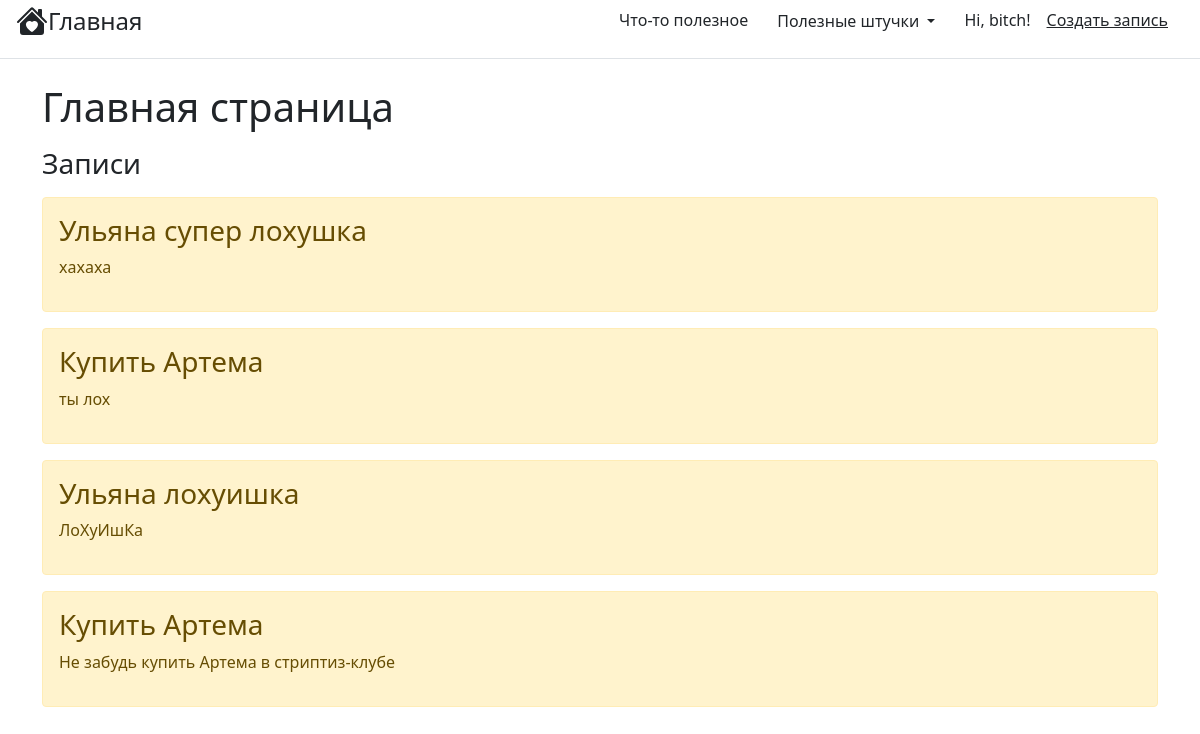
The app's page /, older data.
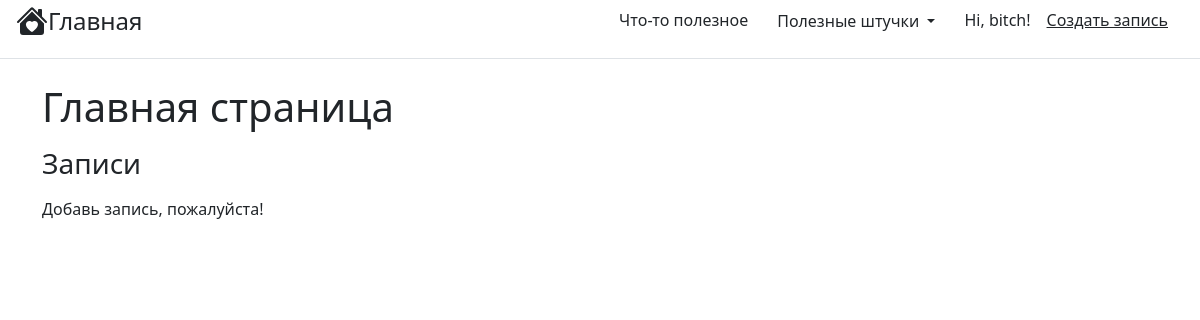
The same page, newer data.
### main/models.py (models this page shows, shortened)
class Task(models.Model):
    title = models.CharField('Лошара', max_length=50)
    task = models.TextField('СуперЛох', max_length=50)
    class Meta():
        verbose_name = "Задача"
        verbose_name_plural = "Задачi"

### main/views.py (the view)
# urls.py: path('', views.index, name='home'),
def index(request):
    tasks = Task.objects.order_by('-id')
    return render(request, 'main/index.html', {'title': 'Ульяна лоХУИшка', 'tasks': tasks})

### main/templates/main/index.html (shortened to what this page needs)
{% extends 'main/base.html' %}
{% block content %}
    <h1>Главная страница</h1>
    <p class="h3 me-3 py-2 text-dark text-decoration-1">Записи</p>
    {% if tasks %}
        {% for el in tasks %}
            <div class="alert alert-warning mt-2">
                <h3>{{ el.title }}</h3>
                <p>{{ el.task }}</p>
            </div>
        {% endfor%}
    {% else %}
        <p>Добавь запись, пожалуйста!</p>
    {% endif%}
{% endblock %}

### main/templates/main/base.html (shortened to what this page needs)
<!doctype html>
<html lang="ru">
<head>
    <link rel="stylesheet" href="https://cdn.jsdelivr.net/npm/bootstrap@5.1.3/dist/css/bootstrap.min.css">
</head>
<body>
     <div class="px-3 d-flex flex-column flex-md-row align-items-center pb-3 mb-4 border-bottom">
      <a href="/" class="d-flex align-items-center text-dark text-decoration-none">
          <span class="fs-4">Главная</span>
      </a>
      <nav class="d-inline-flex mt-2 mt-md-0 ms-md-auto">
          <a class="me-3 py-2 text-dark text-decoration-none" href="{% url 'dop' %}">Что-то полезное</a>
          <div class="dropdown">
              <button class=" me-3 py-2 btn btn-white dropdown-toggle" type="button" id="dropdownMenuButton1" data-bs-toggle="dropdown" aria-expanded="false">
                  Полезные штучки
              </button>
          </div>
          <a class="me-3 py-2 text-dark text-decoration-none" href="{% url 'about' %}">Hi, bitch!</a>
          <a class="me-3 py-2 text-dark text-decoration-1" href="{% url 'create' %}">Создать запись</a>
      </nav>
    </div>
     <div class="container">
         {% block content %}
         {% endblock %}
     </div>
</body>
</html>

Row changes from the older to the newer data that the page shows:
removed Task: title "Ульяна супер лохушка", task "хахаха"
removed Task: title "Купить Артема", task "ты лох"
removed Task: title "Ульяна лохуишка", task "ЛоХуИшКа"
removed Task: title "Купить Артема", task "Не забудь купить Артема в стриптиз-клубе"
Text that changed along with them:
text now shown: "Добавь запись, пожалуйста!"
